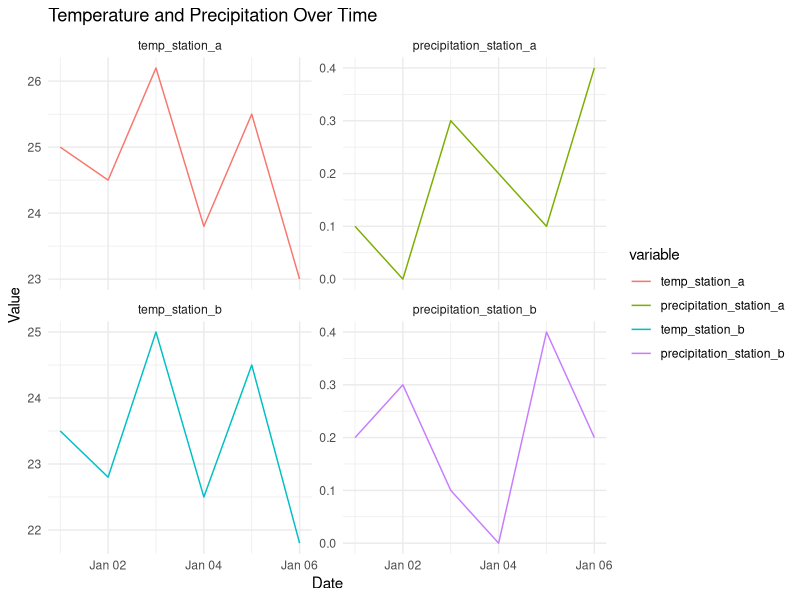

Write R code to recreate this figure.
# Load necessary libraries
library(ggplot2)

# Define the data
date <- as.Date(c("2024-01-01", "2024-01-02", "2024-01-03", "2024-01-04", "2024-01-05", "2024-01-06"))
temp_station_a <- c(25.0, 24.5, 26.2, 23.8, 25.5, 23.0)
precipitation_station_a <- c(0.1, 0.0, 0.3, 0.2, 0.1, 0.4)
temp_station_b <- c(23.5, 22.8, 25.0, 22.5, 24.5, 21.8)
precipitation_station_b <- c(0.2, 0.3, 0.1, 0.0, 0.4, 0.2)

# Create a data frame
df <- data.frame(date, temp_station_a, precipitation_station_a, temp_station_b, precipitation_station_b)

# Reshape data for plotting
df_long <- reshape2::melt(df, id.vars = "date")

# Create time series plot
ggplot(df_long, aes(x = date, y = value, color = variable)) +
  geom_line() +
  facet_wrap(~variable, scales = "free_y", nrow = 2) +
  labs(title = "Temperature and Precipitation Over Time", x = "Date", y = "Value") +
  theme_minimal()
